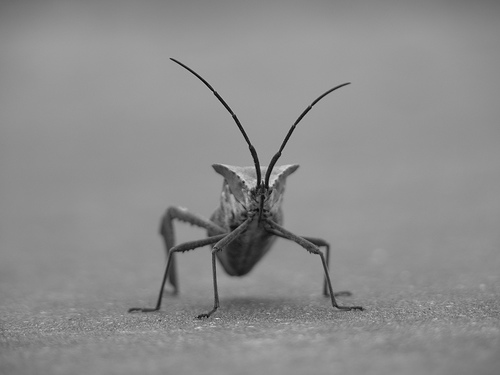
#> input picture stinkbug.png, 500 x 375 px, found by its file name
$ python matplotlib_image1.py
#> lines starting #> are read from the running program, lines starting #| are printed output that depends on the picture
# import a number of modules and sub-modules for image handling
import matplotlib.pyplot as plt
import skimage.exposure as exp
from urllib.request import urlopen


# the .png has been uploaded to github folder with address inside
# the code = image of a bug for the image handling exercise with
# matplotlib

# for opening of the image use urlopen from urllib module
f = urlopen("https://github.com/Teldrin89/Anaconda_files/blob/master/stinkbug.png?raw=true")

# different method url image loading
# img3 = io.imread("https://github.com/Teldrin89/Anaconda_files/blob/master/stinkbug.png?raw=true")

# use matplotlib pyplot method for reading of the image (assigned
# to "f" variable from url
img1 = plt.imread(f)
#> img1 is the input picture: shape (375, 500) float32; min 0, max 0.851, mean 0.551


# function for showing image and histogram of said image
def show_img(img):
    # display the image - 2 of them for single "fig"  - ax1 (the
    # image) and ax2 (histogram plot)
    # (represented by 2 axes) as subplots of single plot window
    # with set size
    fig, (ax1, ax2) = plt.subplots(1, 2, figsize=(12,3))
    # ax1 as image from input variable, grey cmap and no axis
    ax1.imshow(img, cmap=plt.cm.gray)
    ax1.set_axis_off()

    # prepare the histogram
    ax2.hist(img.ravel(), lw=0, bins=256)
    ax2.set_xlim(0, img.max())
    ax2.set_yticks([])
    # display plot
    plt.show()
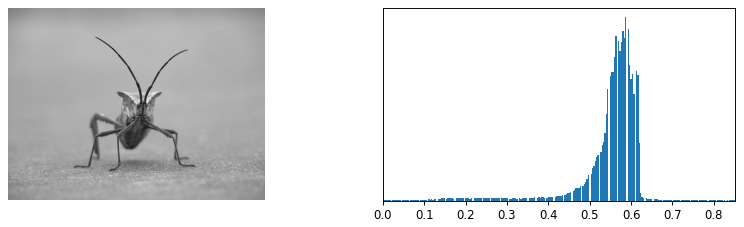
#> figure drawn by matplotlib, 2 panels


# run the function for selected image
show_img(img1)
# a way to dim the image
# show_img(exp.rescale_intensity(img1,
# in_range=(0.4, .95), out_range=(0, 1)))
# a method to increase contrast and balance of the picture
show_img(exp.equalize_adapthist(img1))
#> in show_img (call 2), `ax2.hist(img.ravel(), lw=0, bins=256)`:
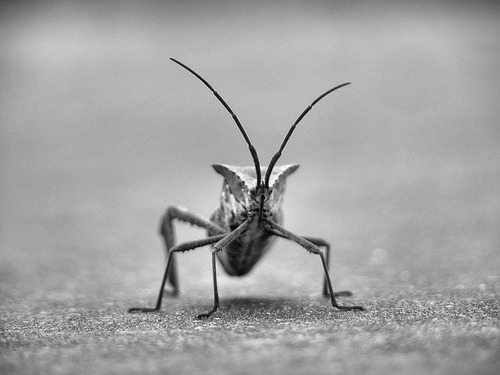
#> img: shape (375, 500) float32; min 0, max 1, mean 0.643
#> in show_img (call 2), `plt.show()`:
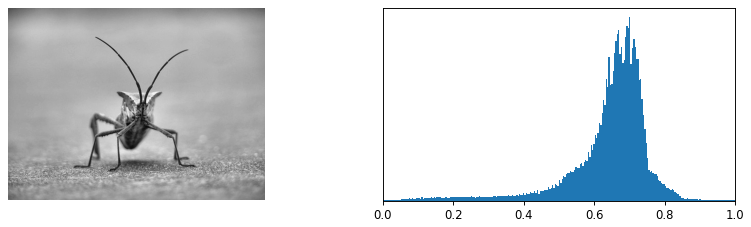
#> figure drawn by matplotlib, 2 panels
